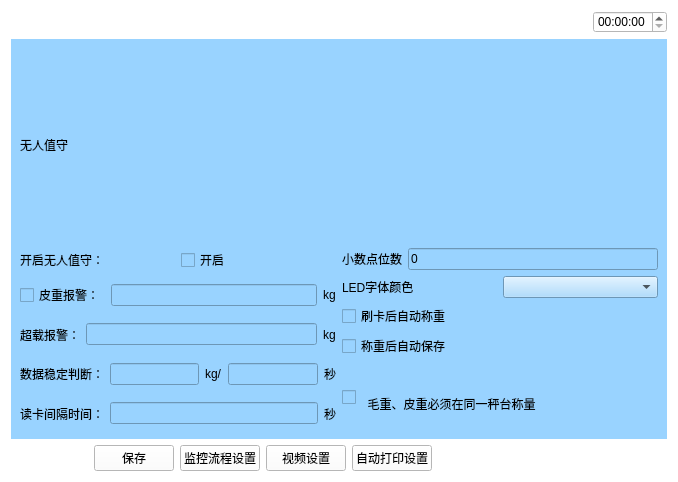
<?xml version="1.0" encoding="UTF-8"?>
<ui version="4.0">
 <class>Wurenzhishou</class>
 <widget class="QWidget" name="Wurenzhishou">
  <property name="geometry">
   <rect>
    <x>0</x>
    <y>0</y>
    <width>678</width>
    <height>482</height>
   </rect>
  </property>
  <property name="windowTitle">
   <string>Form</string>
  </property>
  <property name="styleSheet">
   <string notr="true">background-color: rgb(255, 255, 255);</string>
  </property>
  <layout class="QVBoxLayout" name="verticalLayout_3" stretch="1,5,1">
   <item>
    <layout class="QHBoxLayout" name="horizontalLayout_5">
     <item>
      <widget class="QPushButton" name="pushButton_6">
       <property name="text">
        <string/>
       </property>
       <property name="icon">
        <iconset resource="myimages.qrc">
         <normaloff>:/image/images/4g.png</normaloff>:/image/images/4g.png</iconset>
       </property>
       <property name="flat">
        <bool>true</bool>
       </property>
      </widget>
     </item>
     <item>
      <widget class="QPushButton" name="pushButton_7">
       <property name="text">
        <string/>
       </property>
       <property name="icon">
        <iconset resource="myimages.qrc">
         <normaloff>:/image/images/wireless.svg</normaloff>:/image/images/wireless.svg</iconset>
       </property>
       <property name="flat">
        <bool>true</bool>
       </property>
      </widget>
     </item>
     <item>
      <widget class="QPushButton" name="pushButton_8">
       <property name="text">
        <string/>
       </property>
       <property name="icon">
        <iconset resource="myimages.qrc">
         <normaloff>:/image/images/bl.svg</normaloff>:/image/images/bl.svg</iconset>
       </property>
       <property name="flat">
        <bool>true</bool>
       </property>
      </widget>
     </item>
     <item>
      <widget class="QPushButton" name="pushButton_9">
       <property name="text">
        <string/>
       </property>
       <property name="icon">
        <iconset resource="myimages.qrc">
         <normaloff>:/image/images/locate.svg</normaloff>:/image/images/locate.svg</iconset>
       </property>
       <property name="flat">
        <bool>true</bool>
       </property>
      </widget>
     </item>
     <item>
      <spacer name="horizontalSpacer_4">
       <property name="orientation">
        <enum>Qt::Horizontal</enum>
       </property>
       <property name="sizeHint" stdset="0">
        <size>
         <width>40</width>
         <height>20</height>
        </size>
       </property>
      </spacer>
     </item>
     <item>
      <widget class="QTimeEdit" name="timeEdit_2"/>
     </item>
    </layout>
   </item>
   <item>
    <widget class="QWidget" name="widget" native="true">
     <property name="sizePolicy">
      <sizepolicy hsizetype="Preferred" vsizetype="Preferred">
       <horstretch>0</horstretch>
       <verstretch>0</verstretch>
      </sizepolicy>
     </property>
     <property name="contextMenuPolicy">
      <enum>Qt::DefaultContextMenu</enum>
     </property>
     <property name="styleSheet">
      <string notr="true">background-color: rgb(153, 211, 255);</string>
     </property>
     <layout class="QVBoxLayout" name="verticalLayout_4" stretch="1,5">
      <item>
       <widget class="QLabel" name="label">
        <property name="text">
         <string>无人值守</string>
        </property>
       </widget>
      </item>
      <item>
       <layout class="QHBoxLayout" name="horizontalLayout_14" stretch="1,1">
        <item>
         <layout class="QVBoxLayout" name="verticalLayout">
          <item>
           <layout class="QHBoxLayout" name="horizontalLayout_9">
            <item>
             <widget class="QLabel" name="label_2">
              <property name="text">
               <string>开启无人值守：</string>
              </property>
             </widget>
            </item>
            <item>
             <widget class="QCheckBox" name="checkBox_5">
              <property name="text">
               <string>开启</string>
              </property>
             </widget>
            </item>
           </layout>
          </item>
          <item>
           <layout class="QHBoxLayout" name="horizontalLayout_8">
            <item>
             <widget class="QCheckBox" name="checkBox">
              <property name="text">
               <string>皮重报警：</string>
              </property>
             </widget>
            </item>
            <item>
             <widget class="QLineEdit" name="lineEdit"/>
            </item>
            <item>
             <widget class="QLabel" name="label_11">
              <property name="text">
               <string>kg</string>
              </property>
             </widget>
            </item>
           </layout>
          </item>
          <item>
           <layout class="QHBoxLayout" name="horizontalLayout_7">
            <item>
             <widget class="QLabel" name="label_3">
              <property name="text">
               <string>超载报警：</string>
              </property>
             </widget>
            </item>
            <item>
             <widget class="QLineEdit" name="lineEdit_2"/>
            </item>
            <item>
             <widget class="QLabel" name="label_10">
              <property name="text">
               <string>kg</string>
              </property>
             </widget>
            </item>
           </layout>
          </item>
          <item>
           <layout class="QHBoxLayout" name="horizontalLayout">
            <item>
             <widget class="QLabel" name="label_5">
              <property name="text">
               <string>数据稳定判断：</string>
              </property>
             </widget>
            </item>
            <item>
             <widget class="QLineEdit" name="lineEdit_3"/>
            </item>
            <item>
             <widget class="QLabel" name="label_7">
              <property name="text">
               <string>kg/</string>
              </property>
             </widget>
            </item>
            <item>
             <widget class="QLineEdit" name="lineEdit_5"/>
            </item>
            <item>
             <widget class="QLabel" name="label_8">
              <property name="text">
               <string>秒</string>
              </property>
             </widget>
            </item>
           </layout>
          </item>
          <item>
           <layout class="QHBoxLayout" name="horizontalLayout_4">
            <item>
             <widget class="QLabel" name="label_6">
              <property name="text">
               <string>读卡间隔时间：</string>
              </property>
             </widget>
            </item>
            <item>
             <widget class="QLineEdit" name="lineEdit_4"/>
            </item>
            <item>
             <widget class="QLabel" name="label_9">
              <property name="text">
               <string>秒</string>
              </property>
             </widget>
            </item>
           </layout>
          </item>
         </layout>
        </item>
        <item>
         <layout class="QVBoxLayout" name="verticalLayout_2">
          <item>
           <layout class="QHBoxLayout" name="horizontalLayout_10">
            <item>
             <widget class="QLabel" name="label_12">
              <property name="text">
               <string>小数点位数</string>
              </property>
             </widget>
            </item>
            <item>
             <widget class="QLineEdit" name="lineEdit_6">
              <property name="text">
               <string>0</string>
              </property>
             </widget>
            </item>
           </layout>
          </item>
          <item>
           <layout class="QHBoxLayout" name="horizontalLayout_13">
            <item>
             <widget class="QLabel" name="label_13">
              <property name="text">
               <string>LED字体颜色</string>
              </property>
             </widget>
            </item>
            <item>
             <widget class="QComboBox" name="comboBox"/>
            </item>
           </layout>
          </item>
          <item>
           <widget class="QCheckBox" name="checkBox_2">
            <property name="text">
             <string>刷卡后自动称重</string>
            </property>
           </widget>
          </item>
          <item>
           <widget class="QCheckBox" name="checkBox_3">
            <property name="text">
             <string>称重后自动保存</string>
            </property>
           </widget>
          </item>
          <item>
           <widget class="QCheckBox" name="checkBox_4">
            <property name="text">
             <string>

  毛重、皮重必须在同一秤台称量
</string>
            </property>
           </widget>
          </item>
         </layout>
        </item>
       </layout>
      </item>
     </layout>
    </widget>
   </item>
   <item>
    <layout class="QHBoxLayout" name="horizontalLayout_3">
     <item>
      <widget class="QPushButton" name="returnIndex">
       <property name="font">
        <font>
         <family>AR PL UMing TW MBE</family>
        </font>
       </property>
       <property name="styleSheet">
        <string notr="true">border-image: url(:/image/images/index.svg);</string>
       </property>
       <property name="text">
        <string/>
       </property>
       <property name="icon">
        <iconset resource="myimages.qrc">
         <normaloff>:/image/images/index.svg</normaloff>:/image/images/index.svg</iconset>
       </property>
       <property name="iconSize">
        <size>
         <width>40</width>
         <height>40</height>
        </size>
       </property>
       <property name="flat">
        <bool>true</bool>
       </property>
      </widget>
     </item>
     <item>
      <layout class="QHBoxLayout" name="horizontalLayout_15">
       <item>
        <spacer name="horizontalSpacer">
         <property name="orientation">
          <enum>Qt::Horizontal</enum>
         </property>
         <property name="sizeHint" stdset="0">
          <size>
           <width>40</width>
           <height>20</height>
          </size>
         </property>
        </spacer>
       </item>
       <item>
        <widget class="QPushButton" name="pushButton_2">
         <property name="text">
          <string>保存</string>
         </property>
        </widget>
       </item>
       <item>
        <widget class="QPushButton" name="videoprocess">
         <property name="text">
          <string>监控流程设置</string>
         </property>
        </widget>
       </item>
       <item>
        <widget class="QPushButton" name="videoBtn">
         <property name="text">
          <string>视频设置</string>
         </property>
        </widget>
       </item>
       <item>
        <widget class="QPushButton" name="pushButton_5">
         <property name="text">
          <string>自动打印设置</string>
         </property>
        </widget>
       </item>
      </layout>
     </item>
     <item>
      <spacer name="horizontalSpacer_5">
       <property name="orientation">
        <enum>Qt::Horizontal</enum>
       </property>
       <property name="sizeHint" stdset="0">
        <size>
         <width>40</width>
         <height>20</height>
        </size>
       </property>
      </spacer>
     </item>
     <item>
      <widget class="QPushButton" name="returnPage">
       <property name="text">
        <string/>
       </property>
       <property name="icon">
        <iconset resource="myimages.qrc">
         <normaloff>:/image/images/shangyiye.svg</normaloff>:/image/images/shangyiye.svg</iconset>
       </property>
       <property name="iconSize">
        <size>
         <width>40</width>
         <height>40</height>
        </size>
       </property>
       <property name="flat">
        <bool>true</bool>
       </property>
      </widget>
     </item>
    </layout>
   </item>
  </layout>
 </widget>
 <resources>
  <include location="myimages.qrc"/>
 </resources>
 <connections/>
</ui>
